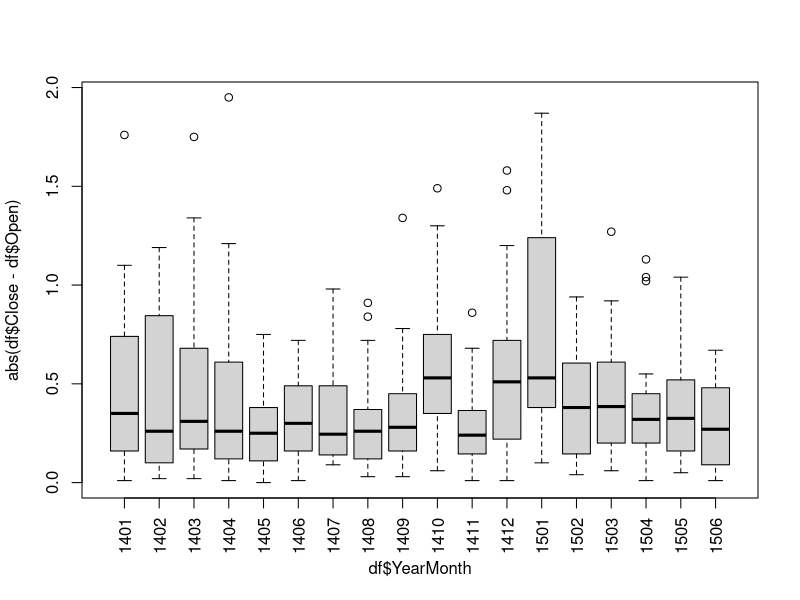

The R source for this figure:
library("fBasics")
setwd("~/Downloads/PA454/3_week")
df <- read.csv("jpm.csv", header = TRUE)
#1. date appears to be of type integer, when casted, double?! 
# I guess this is as dates are stored as number of days since a base (1/1/1970?)
typeof(df$Date)
str(df)
#2. casting the date 
df$Date <- as.Date(df$Date, "%d-%b-%Y")
#3. create year-mnth variable
df$YearMonth <- paste(format(df$Date,"%Y"), format(df$Date,"%m"), sep ="")
#4 trading volume per month
df_volume <- aggregate(df$Volume,by=list(df$YearMonth),FUN=sum)
#5 average closing
df_closing <- aggregate(df$Close,by=list(df$YearMonth),FUN=mean)
#6 average spread
df_spread <- aggregate(abs(df$Close-df$Open),by=list(df$YearMonth),FUN=mean)
#7 box and wisker chart
boxplot(abs(df$Close-df$Open) ~ df$YearMonth, data = df, las=3)
